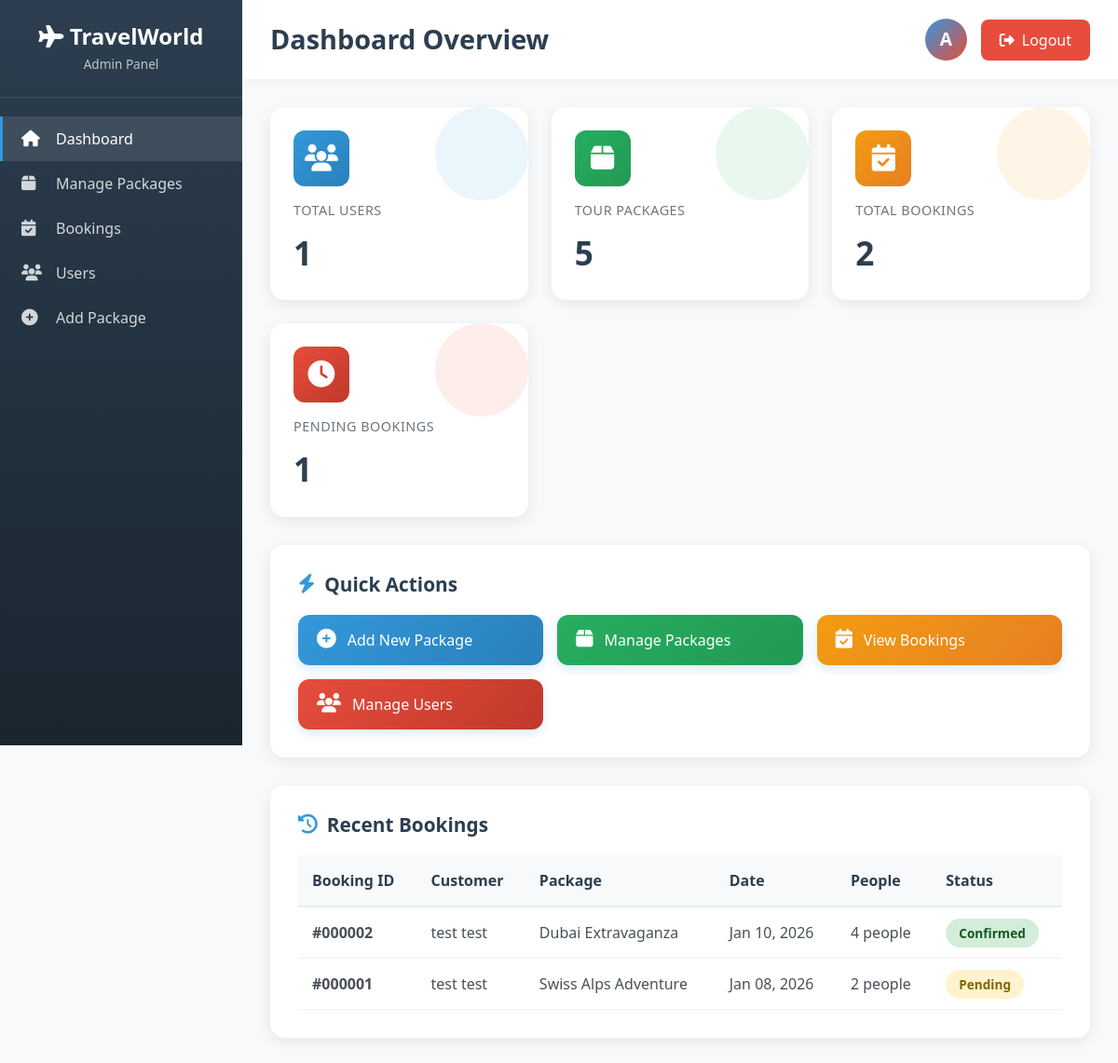
Page /admin/dashboard.php (signed in) on the committed database.
### tables this page shows
CREATE TABLE `bookings` (
  `id` int(11) NOT NULL,
  `user_id` int(11) NOT NULL,
  `package_id` int(11) NOT NULL,
  `booking_date` date NOT NULL,
  `number_of_people` int(11) NOT NULL,
  `total_amount` decimal(10,2) NOT NULL,
  `special_requests` text DEFAULT NULL,
  `status` enum('pending','confirmed','cancelled') DEFAULT 'pending',
  `created_at` timestamp NOT NULL DEFAULT current_timestamp()
);

CREATE TABLE `users` (
  `id` int(11) NOT NULL,
  `full_name` varchar(100) NOT NULL,
  `email` varchar(100) NOT NULL,
  `phone` varchar(20) NOT NULL,
  `password` varchar(255) NOT NULL,
  `created_at` timestamp NOT NULL DEFAULT current_timestamp()
);

CREATE TABLE `tour_packages` (
  `id` int(11) NOT NULL,
  `package_name` varchar(200) NOT NULL,
  `description` text NOT NULL,
  `destination` varchar(100) NOT NULL,
  `duration` varchar(50) NOT NULL,
  `price` decimal(10,2) NOT NULL,
  `max_people` int(11) NOT NULL,
  `image` varchar(255) DEFAULT NULL,
  `features` text DEFAULT NULL,
  `status` enum('active','inactive') DEFAULT 'active',
  `created_at` timestamp NOT NULL DEFAULT current_timestamp()
);

### admin/dashboard.php (the view, shortened to what this page needs)
<?php
require_once "../config.php";
$users_query = mysqli_query($conn,"SELECT id FROM users");
$users = $users_query ? mysqli_num_rows($users_query) : 0;
$packages_query = mysqli_query($conn,"SELECT id FROM tour_packages");
$packages = $packages_query ? mysqli_num_rows($packages_query) : 0;
$bookings_query = mysqli_query($conn,"SELECT id FROM bookings");
$bookings = $bookings_query ? mysqli_num_rows($bookings_query) : 0;
$recent_bookings_query = "
    SELECT b.*,
           u.full_name as user_name,
           t.package_name
    FROM bookings b
    LEFT JOIN users u ON b.user_id = u.id
    LEFT JOIN tour_packages t ON b.package_id = t.id
    ORDER BY b.created_at DESC
    LIMIT 5
";
$recent_bookings = mysqli_query($conn, $recent_bookings_query);
$pending_result = mysqli_query($conn, "SELECT COUNT(*) as count FROM bookings WHERE status = 'pending'");
$pending_count = 0;
if($pending_result) {
    $pending_row = mysqli_fetch_assoc($pending_result);
    $pending_count = $pending_row['count'];
}
?>
<!DOCTYPE html>
<html lang="en">
<head>
    <link href="https://cdn.jsdelivr.net/npm/bootstrap@5.3.0/dist/css/bootstrap.min.css" rel="stylesheet">
    <link rel="stylesheet" href="https://cdnjs.cloudflare.com/ajax/libs/font-awesome/6.4.0/css/all.min.css">
</head>
<body>
    <div class="sidebar" id="sidebar">
        <div class="sidebar-header">
            <h3><i class="fas fa-plane"></i> TravelWorld</h3>
            <p>Admin Panel</p>
        </div>
        <div class="sidebar-menu">
            <a href="dashboard.php" class="menu-item active">
                <i class="fas fa-home"></i>
                <span>Dashboard</span>
            </a>
            <a href="packages.php" class="menu-item">
                <i class="fas fa-box"></i>
                <span>Manage Packages</span>
            </a>
            <a href="bookings.php" class="menu-item">
                <i class="fas fa-calendar-check"></i>
                <span>Bookings</span>
            </a>
            <a href="users.php" class="menu-item">
                <i class="fas fa-users"></i>
                <span>Users</span>
            </a>
            <a href="add-package.php" class="menu-item">
                <i class="fas fa-plus-circle"></i>
                <span>Add Package</span>
            </a>
        </div>
    </div>
    <div class="main-content">
        <div class="top-bar">
            <h1>Dashboard Overview</h1>
            <div class="admin-profile">
                <div class="admin-avatar">A</div>
                <a href="logout.php" class="logout-btn">
                    <i class="fas fa-sign-out-alt"></i>
                    Logout
                </a>
            </div>
        </div>
        <div class="content-container">
            <div class="stats-grid">
                <div class="stat-card users">
                    <div class="stat-icon">
                        <i class="fas fa-users"></i>
                    </div>
                    <div class="stat-label">Total Users</div>
                    <div class="stat-value"><?= number_format($users); ?></div>
                </div>
                <div class="stat-card packages">
                    <div class="stat-icon">
                        <i class="fas fa-box"></i>
                    </div>
                    <div class="stat-label">Tour Packages</div>
                    <div class="stat-value"><?= number_format($packages); ?></div>
                </div>
                <div class="stat-card bookings">
                    <div class="stat-icon">
                        <i class="fas fa-calendar-check"></i>
                    </div>
                    <div class="stat-label">Total Bookings</div>
                    <div class="stat-value"><?= number_format($bookings); ?></div>
                </div>
                <div class="stat-card pending">
                    <div class="stat-icon">
                        <i class="fas fa-clock"></i>
                    </div>
                    <div class="stat-label">Pending Bookings</div>
                    <div class="stat-value"><?= number_format($pending_count); ?></div>
                </div>
            </div>
            <div class="quick-actions">
                <h2 class="section-title">
                    <i class="fas fa-bolt"></i>
                    Quick Actions
                </h2>
                <div class="action-buttons">
                    <a href="add-package.php" class="action-btn">
                        <i class="fas fa-plus-circle"></i>
                        <span>Add New Package</span>
                    </a>
                    <a href="packages.php" class="action-btn" style="background: linear-gradient(135deg, var(--success-color), #229954);">
                        <i class="fas fa-box"></i>
                        <span>Manage Packages</span>
                    </a>
                    <a href="bookings.php" class="action-btn" style="background: linear-gradient(135deg, var(--warning-color), #e67e22);">
                        <i class="fas fa-calendar-check"></i>
                        <span>View Bookings</span>
                    </a>
                    <a href="users.php" class="action-btn" style="background: linear-gradient(135deg, var(--accent-color), #c0392b);">
                        <i class="fas fa-users"></i>
                        <span>Manage Users</span>
                    </a>
                </div>
            </div>
            <div class="recent-bookings">
                <h2 class="section-title">
                    <i class="fas fa-history"></i>
                    Recent Bookings
                </h2>
                <?php if(mysqli_num_rows($recent_bookings) > 0): ?>
                <table class="bookings-table">
                    <thead>
                        <tr>
                            <th>Booking ID</th>
                            <th>Customer</th>
                            <th>Package</th>
                            <th>Date</th>
                            <th>People</th>
                            <th>Status</th>
                        </tr>
                    </thead>
                    <tbody>
                        <?php while($booking = mysqli_fetch_assoc($recent_bookings)): ?>
                        <tr>
                            <td><strong>#<?= str_pad($booking['id'], 6, '0', STR_PAD_LEFT); ?></strong></td>
                            <td><?= htmlspecialchars($booking['user_name']); ?></td>
                            <td><?= htmlspecialchars($booking['package_name']); ?></td>
                            <td><?= date('M d, Y', strtotime($booking['booking_date'])); ?></td>
                            <td><?= $booking['number_of_people']; ?> people</td>
                            <td>
                                <span class="status-badge <?= strtolower($booking['status']); ?>">
                                    <?= ucfirst($booking['status']); ?>
                                </span>
                            </td>
                        </tr>
                        <?php endwhile; ?>
                    </tbody>
                </table>
                <?php endif; ?>
            </div>
        </div>
    </div>
</body>
</html>

### rows in the picture
bookings: id "000002", user.full_name "test test", package.package_name "Dubai Extravaganza", booking_date "Jan 10, 2026", number_of_people "4", status "Confirmed"
bookings: id "000001", user.full_name "test test", package.package_name "Swiss Alps Adventure", booking_date "Jan 08, 2026", number_of_people "2", status "Pending"

### other values in the picture
$users "1"
$packages "5"
$bookings "2"
$pending_count "1"
